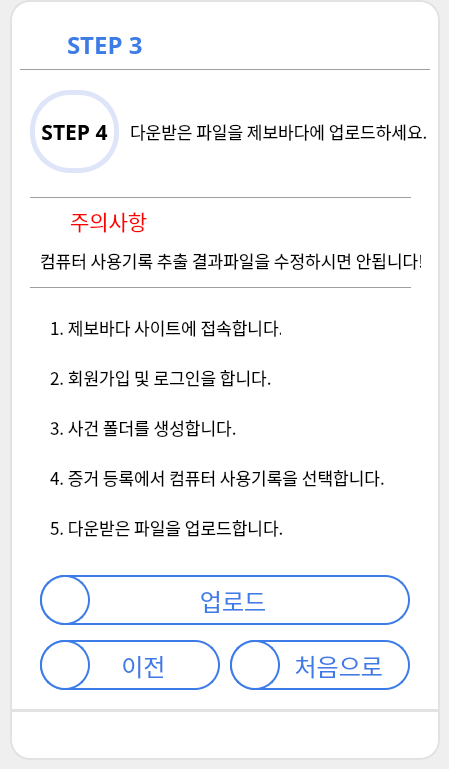
    <widget class="QWidget" name="page_8">
     <widget class="QPushButton" name="backBtn_step4">
      <property name="geometry">
       <rect>
        <x>30</x>
        <y>30</y>
        <width>30</width>
        <height>30</height>
       </rect>
      </property>
      <property name="cursor">
       <cursorShape>PointingHandCursor</cursorShape>
      </property>
      <property name="styleSheet">
       <string notr="true">QPushButton
{
	background-color: rgb(255,255,255);
	border-radius: 8px;
}
QPushButton::hover
{
	background-color: #D3D3D3;
	border-radius: 8px;
}</string>
      </property>
      <property name="text">
       <string/>
      </property>
      <property name="icon">
       <iconset>
        <normaloff>icons/back.png</normaloff>icons/back.png</iconset>
      </property>
      <property name="iconSize">
       <size>
        <width>30</width>
        <height>30</height>
       </size>
      </property>
     </widget>
     <widget class="QLabel" name="label_8">
      <property name="geometry">
       <rect>
        <x>67</x>
        <y>30</y>
        <width>141</width>
        <height>30</height>
       </rect>
      </property>
      <property name="font">
       <font>
        <family>나눔스퀘어 Bold</family>
        <pointsize>18</pointsize>
        <weight>75</weight>
        <bold>true</bold>
       </font>
      </property>
      <property name="styleSheet">
       <string notr="true">color: #3D7BE6;</string>
      </property>
      <property name="text">
       <string>STEP 3</string>
      </property>
     </widget>
     <widget class="QLabel" name="label_40">
      <property name="geometry">
       <rect>
        <x>10</x>
        <y>0</y>
        <width>430</width>
        <height>711</height>
       </rect>
      </property>
      <property name="styleSheet">
       <string notr="true">background-color: rgb(255, 255, 255);
border-top-left-radius: 20px;
border-top-right-radius: 20px;
border: 2px solid #E2E2E2;</string>
      </property>
      <property name="text">
       <string/>
      </property>
     </widget>
     <widget class="Line" name="line_11">
      <property name="geometry">
       <rect>
        <x>20</x>
        <y>60</y>
        <width>410</width>
        <height>20</height>
       </rect>
      </property>
      <property name="styleSheet">
       <string notr="true">color: #E2E2E2;</string>
      </property>
      <property name="orientation">
       <enum>Qt::Horizontal</enum>
      </property>
     </widget>
     <widget class="QPushButton" name="homeBtn_step4_2">
      <property name="geometry">
       <rect>
        <x>230</x>
        <y>640</y>
        <width>180</width>
        <height>50</height>
       </rect>
      </property>
      <property name="font">
       <font>
        <family>나눔스퀘어 Bold</family>
        <pointsize>18</pointsize>
        <weight>50</weight>
        <bold>false</bold>
       </font>
      </property>
      <property name="cursor">
       <cursorShape>PointingHandCursor</cursorShape>
      </property>
      <property name="styleSheet">
       <string notr="true">QPushButton
{
	color: #3D7BE6;
	background-color: white;
	border: 2px solid #3D7BE6;
	border-radius: 25px;
}
QPushButton::hover
{
	color: white;
	background-color: #3D7BE6;
	border-radius: 25px;
}
QPushButton::pressed
{
	color: white;
	background-color: rgb(58, 134, 255);
	border-radius: 25px;
}</string>
      </property>
      <property name="text">
       <string>       처음으로</string>
      </property>
     </widget>
     <widget class="QLabel" name="label_16">
      <property name="geometry">
       <rect>
        <x>10</x>
        <y>710</y>
        <width>430</width>
        <height>50</height>
       </rect>
      </property>
      <property name="styleSheet">
       <string notr="true">background-color: white;
border-bottom-left-radius: 20px;
border-bottom-right-radius: 20px;
border: 2px solid #E2E2E2;</string>
      </property>
      <property name="text">
       <string/>
      </property>
     </widget>
     <widget class="QPushButton" name="uploadBtn_step4">
      <property name="geometry">
       <rect>
        <x>40</x>
        <y>575</y>
        <width>370</width>
        <height>50</height>
       </rect>
      </property>
      <property name="font">
       <font>
        <family>나눔스퀘어 Bold</family>
        <pointsize>18</pointsize>
       </font>
      </property>
      <property name="cursor">
       <cursorShape>PointingHandCursor</cursorShape>
      </property>
      <property name="styleSheet">
       <string notr="true">QPushButton
{
	color: #3D7BE6;
	background-color: white;
	border: 2px solid #3D7BE6;
	border-radius: 25px;
}
QPushButton::hover
{
	color: white;
	background-color: #3D7BE6;
	border-radius: 25px;
}
QPushButton::pressed
{
	color: white;
	background-color: rgb(58, 134, 255);
	border-radius: 25px;
}</string>
      </property>
      <property name="text">
       <string>   업로드</string>
      </property>
     </widget>
     <widget class="QWidget" name="horizontalLayoutWidget_52">
      <property name="geometry">
       <rect>
        <x>340</x>
        <y>20</y>
        <width>86</width>
        <height>31</height>
       </rect>
      </property>
      <layout class="QHBoxLayout" name="horizontalLayout_53">
       <item>
        <widget class="QPushButton" name="minBtn_step4">
         <property name="cursor">
          <cursorShape>ArrowCursor</cursorShape>
         </property>
         <property name="styleSheet">
          <string notr="true">QPushButton
{
	background-color: rgb(255,255,255);
	border-radius: 8px;
}
QPushButton::hover
{
	background-color: #D3D3D3;
	border-radius: 8px;
}</string>
         </property>
         <property name="text">
          <string/>
         </property>
         <property name="icon">
          <iconset>
           <normaloff>icons/minimize.png</normaloff>icons/minimize.png</iconset>
         </property>
        </widget>
       </item>
       <item>
        <widget class="QPushButton" name="maxBtn_step4">
         <property name="styleSheet">
          <string notr="true">QPushButton
{
	background-color: rgb(255,255,255);
	border-radius: 8px;
}
QPushButton::hover
{
	background-color: #D3D3D3;
	border-radius: 8px;
}</string>
         </property>
         <property name="text">
          <string/>
         </property>
         <property name="icon">
          <iconset>
           <normaloff>icons/maximize.jpg</normaloff>icons/maximize.jpg</iconset>
         </property>
        </widget>
       </item>
       <item>
        <widget class="QPushButton" name="exitBtn_step4">
         <property name="cursor">
          <cursorShape>ArrowCursor</cursorShape>
         </property>
         <property name="styleSheet">
          <string notr="true">QPushButton
{
	background-color: rgb(255,255,255);
	border-radius: 8px;
}
QPushButton::hover
{
	background-color: #D3D3D3;
	border-radius: 8px;
}</string>
         </property>
         <property name="text">
          <string/>
         </property>
         <property name="icon">
          <iconset>
           <normaloff>icons/close.png</normaloff>icons/close.png</iconset>
         </property>
        </widget>
       </item>
      </layout>
     </widget>
     <widget class="QWidget" name="horizontalLayoutWidget_53">
      <property name="geometry">
       <rect>
        <x>14</x>
        <y>713</y>
        <width>421</width>
        <height>41</height>
       </rect>
      </property>
      <layout class="QHBoxLayout" name="horizontalLayout_9">
       <item>
        <widget class="QPushButton" name="homeBtn_step4">
         <property name="cursor">
          <cursorShape>ArrowCursor</cursorShape>
         </property>
         <property name="styleSheet">
          <string notr="true">QPushButton
{
	background-color: rgb(255,255,255);
	border-radius: 8px;
}
QPushButton::hover
{
	background-color: #D3D3D3;
	border-radius: 8px;
}</string>
         </property>
         <property name="text">
          <string/>
         </property>
         <property name="icon">
          <iconset>
           <normaloff>icons/home.png</normaloff>icons/home.png</iconset>
         </property>
         <property name="iconSize">
          <size>
           <width>30</width>
           <height>30</height>
          </size>
         </property>
        </widget>
       </item>
       <item>
        <widget class="QPushButton" name="temp1Btn_step4">
         <property name="cursor">
          <cursorShape>ArrowCursor</cursorShape>
         </property>
         <property name="styleSheet">
          <string notr="true">QPushButton
{
	background-color: rgb(255,255,255);
	border-radius: 8px;
}
QPushButton::hover
{
	background-color: #D3D3D3;
	border-radius: 8px;
}</string>
         </property>
         <property name="text">
          <string/>
         </property>
         <property name="icon">
          <iconset>
           <normaloff>icons/menu.png</normaloff>icons/menu.png</iconset>
         </property>
         <property name="iconSize">
          <size>
           <width>30</width>
           <height>30</height>
          </size>
         </property>
        </widget>
       </item>
       <item>
        <widget class="QPushButton" name="downMenuBtn_step4">
         <property name="cursor">
          <cursorShape>ArrowCursor</cursorShape>
         </property>
         <property name="styleSheet">
          <string notr="true">QPushButton
{
	background-color: rgb(255,255,255);
	border-radius: 8px;
}
QPushButton::hover
{
	background-color: #D3D3D3;
	border-radius: 8px;
}</string>
         </property>
         <property name="text">
          <string/>
         </property>
         <property name="icon">
          <iconset>
           <normaloff>icons/download.png</normaloff>icons/download.png</iconset>
         </property>
         <property name="iconSize">
          <size>
           <width>30</width>
           <height>30</height>
          </size>
         </property>
        </widget>
       </item>
       <item>
        <widget class="QPushButton" name="internetBtn_step4">
         <property name="cursor">
          <cursorShape>ArrowCursor</cursorShape>
         </property>
         <property name="styleSheet">
          <string notr="true">QPushButton
{
	background-color: rgb(255,255,255);
	border-radius: 8px;
}
QPushButton::hover
{
	background-color: #D3D3D3;
	border-radius: 8px;
}</string>
         </property>
         <property name="text">
          <string/>
         </property>
         <property name="icon">
          <iconset>
           <normaloff>icons/internet.png</normaloff>icons/internet.png</iconset>
         </property>
         <property name="iconSize">
          <size>
           <width>30</width>
           <height>30</height>
          </size>
         </property>
        </widget>
       </item>
      </layout>
     </widget>
     <widget class="QLabel" name="label_step1_11">
      <property name="geometry">
       <rect>
        <x>30</x>
        <y>90</y>
        <width>89</width>
        <height>83</height>
       </rect>
      </property>
      <property name="font">
       <font>
        <family>나눔스퀘어 Bold</family>
        <pointsize>16</pointsize>
        <weight>75</weight>
        <bold>true</bold>
       </font>
      </property>
      <property name="styleSheet">
       <string notr="true">border-radius: 40;
border: 5px solid #DEE5F8;</string>
      </property>
      <property name="text">
       <string>STEP 4</string>
      </property>
      <property name="alignment">
       <set>Qt::AlignCenter</set>
      </property>
     </widget>
     <widget class="QLabel" name="label_162">
      <property name="geometry">
       <rect>
        <x>130</x>
        <y>90</y>
        <width>299</width>
        <height>83</height>
       </rect>
      </property>
      <property name="font">
       <font>
        <family>나눔스퀘어</family>
        <pointsize>13</pointsize>
        <weight>50</weight>
        <bold>false</bold>
       </font>
      </property>
      <property name="text">
       <string>다운받은 파일을 제보바다에 업로드하세요.</string>
      </property>
     </widget>
     <widget class="QLabel" name="label_135">
      <property name="geometry">
       <rect>
        <x>50</x>
        <y>407</y>
        <width>211</width>
        <height>41</height>
       </rect>
      </property>
      <property name="font">
       <font>
        <family>나눔스퀘어</family>
        <pointsize>13</pointsize>
       </font>
      </property>
      <property name="styleSheet">
       <string notr="true"/>
      </property>
      <property name="text">
       <string>3. 사건 폴더를 생성합니다.</string>
      </property>
      <property name="alignment">
       <set>Qt::AlignLeading|Qt::AlignLeft|Qt::AlignVCenter</set>
      </property>
     </widget>
     <widget class="QLabel" name="label_136">
      <property name="geometry">
       <rect>
        <x>50</x>
        <y>307</y>
        <width>231</width>
        <height>41</height>
       </rect>
      </property>
      <property name="font">
       <font>
        <family>나눔스퀘어</family>
        <pointsize>13</pointsize>
       </font>
      </property>
      <property name="styleSheet">
       <string notr="true"/>
      </property>
      <property name="text">
       <string>1. 제보바다 사이트에 접속합니다.</string>
      </property>
      <property name="alignment">
       <set>Qt::AlignLeading|Qt::AlignLeft|Qt::AlignVCenter</set>
      </property>
     </widget>
     <widget class="QLabel" name="label_137">
      <property name="geometry">
       <rect>
        <x>50</x>
        <y>357</y>
        <width>221</width>
        <height>41</height>
       </rect>
      </property>
      <property name="font">
       <font>
        <family>나눔스퀘어</family>
        <pointsize>13</pointsize>
       </font>
      </property>
      <property name="styleSheet">
       <string notr="true"/>
      </property>
      <property name="text">
       <string>2. 회원가입 및 로그인을 합니다.</string>
      </property>
      <property name="alignment">
       <set>Qt::AlignLeading|Qt::AlignLeft|Qt::AlignVCenter</set>
      </property>
     </widget>
     <widget class="QLabel" name="label_138">
      <property name="geometry">
       <rect>
        <x>50</x>
        <y>457</y>
        <width>341</width>
        <height>41</height>
       </rect>
      </property>
      <property name="font">
       <font>
        <family>나눔스퀘어</family>
        <pointsize>13</pointsize>
       </font>
      </property>
      <property name="styleSheet">
       <string notr="true"/>
      </property>
      <property name="text">
       <string>4. 증거 등록에서 컴퓨터 사용기록을 선택합니다.</string>
      </property>
      <property name="alignment">
       <set>Qt::AlignLeading|Qt::AlignLeft|Qt::AlignVCenter</set>
      </property>
     </widget>
     <widget class="QLabel" name="label_140">
      <property name="geometry">
       <rect>
        <x>50</x>
        <y>507</y>
        <width>241</width>
        <height>41</height>
       </rect>
      </property>
      <property name="font">
       <font>
        <family>나눔스퀘어</family>
        <pointsize>13</pointsize>
       </font>
      </property>
      <property name="styleSheet">
       <string notr="true"/>
      </property>
      <property name="text">
       <string>5. 다운받은 파일을 업로드합니다.</string>
      </property>
      <property name="alignment">
       <set>Qt::AlignLeading|Qt::AlignLeft|Qt::AlignVCenter</set>
      </property>
     </widget>
     <widget class="QLabel" name="label_139">
      <property name="geometry">
       <rect>
        <x>70</x>
        <y>200</y>
        <width>81</width>
        <height>41</height>
       </rect>
      </property>
      <property name="font">
       <font>
        <family>나눔스퀘어</family>
        <pointsize>16</pointsize>
       </font>
      </property>
      <property name="styleSheet">
       <string notr="true">color: red;</string>
      </property>
      <property name="text">
       <string>주의사항</string>
      </property>
      <property name="alignment">
       <set>Qt::AlignLeading|Qt::AlignLeft|Qt::AlignVCenter</set>
      </property>
     </widget>
     <widget class="QLabel" name="label_141">
      <property name="geometry">
       <rect>
        <x>40</x>
        <y>240</y>
        <width>381</width>
        <height>41</height>
       </rect>
      </property>
      <property name="font">
       <font>
        <family>나눔스퀘어</family>
        <pointsize>13</pointsize>
       </font>
      </property>
      <property name="styleSheet">
       <string notr="true"/>
      </property>
      <property name="text">
       <string>컴퓨터 사용기록 추출 결과파일을 수정하시면 안됩니다!</string>
      </property>
      <property name="alignment">
       <set>Qt::AlignLeading|Qt::AlignLeft|Qt::AlignVCenter</set>
      </property>
     </widget>
     <widget class="QLabel" name="label_18">
      <property name="geometry">
       <rect>
        <x>40</x>
        <y>210</y>
        <width>21</width>
        <height>21</height>
       </rect>
      </property>
      <property name="text">
       <string/>
      </property>
      <property name="pixmap">
       <pixmap>icons/warning_sign.png</pixmap>
      </property>
      <property name="scaledContents">
       <bool>true</bool>
      </property>
     </widget>
     <widget class="Line" name="line">
      <property name="geometry">
       <rect>
        <x>30</x>
        <y>280</y>
        <width>381</width>
        <height>16</height>
       </rect>
      </property>
      <property name="orientation">
       <enum>Qt::Horizontal</enum>
      </property>
     </widget>
     <widget class="Line" name="line_2">
      <property name="geometry">
       <rect>
        <x>30</x>
        <y>190</y>
        <width>381</width>
        <height>16</height>
       </rect>
      </property>
      <property name="orientation">
       <enum>Qt::Horizontal</enum>
      </property>
     </widget>
     <widget class="QLabel" name="label_34">
      <property name="geometry">
       <rect>
        <x>230</x>
        <y>640</y>
        <width>50</width>
        <height>50</height>
       </rect>
      </property>
      <property name="styleSheet">
       <string notr="true">QLabel
{
	background-color: white;
	border: 2px solid #3D7BE6;
	border-radius: 25px;
	padding :8px
}</string>
      </property>
      <property name="frameShadow">
       <enum>QFrame::Plain</enum>
      </property>
      <property name="text">
       <string/>
      </property>
      <property name="pixmap">
       <pixmap>icons/home2.png</pixmap>
      </property>
      <property name="scaledContents">
       <bool>true</bool>
      </property>
      <property name="wordWrap">
       <bool>false</bool>
      </property>
      <property name="margin">
       <number>0</number>
      </property>
     </widget>
     <widget class="QLabel" name="label_35">
      <property name="geometry">
       <rect>
        <x>40</x>
        <y>640</y>
        <width>50</width>
        <height>50</height>
       </rect>
      </property>
      <property name="styleSheet">
       <string notr="true">QLabel
{
	background-color: white;
	border: 2px solid #3D7BE6;
	border-radius: 25px;
	padding :6px
}</string>
      </property>
      <property name="frameShadow">
       <enum>QFrame::Plain</enum>
      </property>
      <property name="text">
       <string/>
      </property>
      <property name="pixmap">
       <pixmap>icons/back_arrow.png</pixmap>
      </property>
      <property name="scaledContents">
       <bool>true</bool>
      </property>
      <property name="wordWrap">
       <bool>false</bool>
      </property>
      <property name="margin">
       <number>0</number>
      </property>
     </widget>
     <widget class="QPushButton" name="backBtn_step4_2">
      <property name="geometry">
       <rect>
        <x>40</x>
        <y>640</y>
        <width>180</width>
        <height>50</height>
       </rect>
      </property>
      <property name="font">
       <font>
        <family>나눔스퀘어 Bold</family>
        <pointsize>18</pointsize>
        <weight>50</weight>
        <bold>false</bold>
       </font>
      </property>
      <property name="cursor">
       <cursorShape>PointingHandCursor</cursorShape>
      </property>
      <property name="styleSheet">
       <string notr="true">QPushButton
{
	color: #3D7BE6;
	background-color: white;
	border: 2px solid #3D7BE6;
	border-radius: 25px;
}
QPushButton::hover
{
	color: white;
	background-color: #3D7BE6;
	border-radius: 25px;
}
QPushButton::pressed
{
	color: white;
	background-color: rgb(58, 134, 255);
	border-radius: 25px;
}</string>
      </property>
      <property name="text">
       <string>     이전</string>
      </property>
     </widget>
     <widget class="QLabel" name="label_36">
      <property name="geometry">
       <rect>
        <x>40</x>
        <y>575</y>
        <width>50</width>
        <height>50</height>
       </rect>
      </property>
      <property name="styleSheet">
       <string notr="true">QLabel
{
	background-color: white;
	border: 2px solid #3D7BE6;
	border-radius: 25px;
	padding :7px
}</string>
      </property>
      <property name="frameShadow">
       <enum>QFrame::Plain</enum>
      </property>
      <property name="text">
       <string/>
      </property>
      <property name="pixmap">
       <pixmap>icons/upload.png</pixmap>
      </property>
      <property name="scaledContents">
       <bool>true</bool>
      </property>
      <property name="wordWrap">
       <bool>false</bool>
      </property>
      <property name="margin">
       <number>0</number>
      </property>
     </widget>
     <zorder>label_16</zorder>
     <zorder>label_40</zorder>
     <zorder>backBtn_step4</zorder>
     <zorder>label_8</zorder>
     <zorder>line_11</zorder>
     <zorder>homeBtn_step4_2</zorder>
     <zorder>uploadBtn_step4</zorder>
     <zorder>horizontalLayoutWidget_52</zorder>
     <zorder>horizontalLayoutWidget_53</zorder>
     <zorder>label_step1_11</zorder>
     <zorder>label_162</zorder>
     <zorder>label_135</zorder>
     <zorder>label_136</zorder>
     <zorder>label_137</zorder>
     <zorder>label_138</zorder>
     <zorder>label_140</zorder>
     <zorder>label_139</zorder>
     <zorder>label_141</zorder>
     <zorder>label_18</zorder>
     <zorder>line</zorder>
     <zorder>line_2</zorder>
     <zorder>label_34</zorder>
     <zorder>backBtn_step4_2</zorder>
     <zorder>label_35</zorder>
     <zorder>label_36</zorder>
    </widget>
